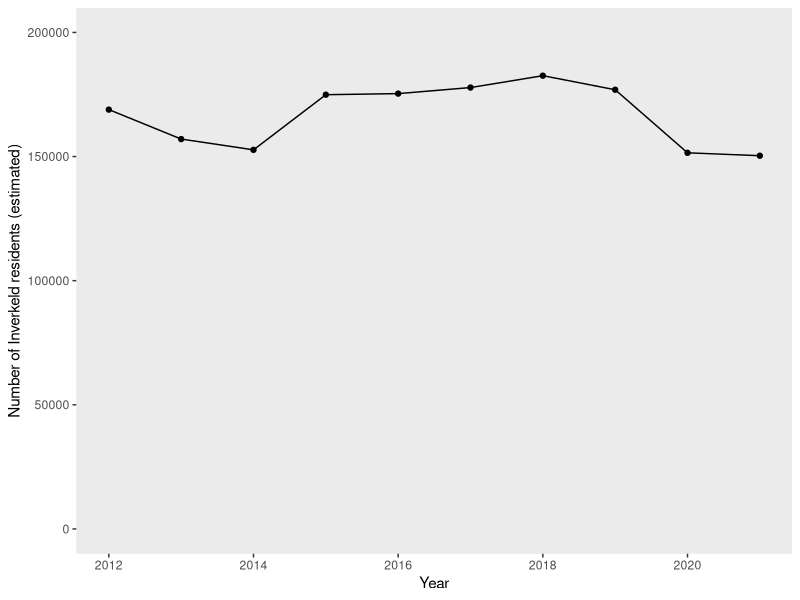
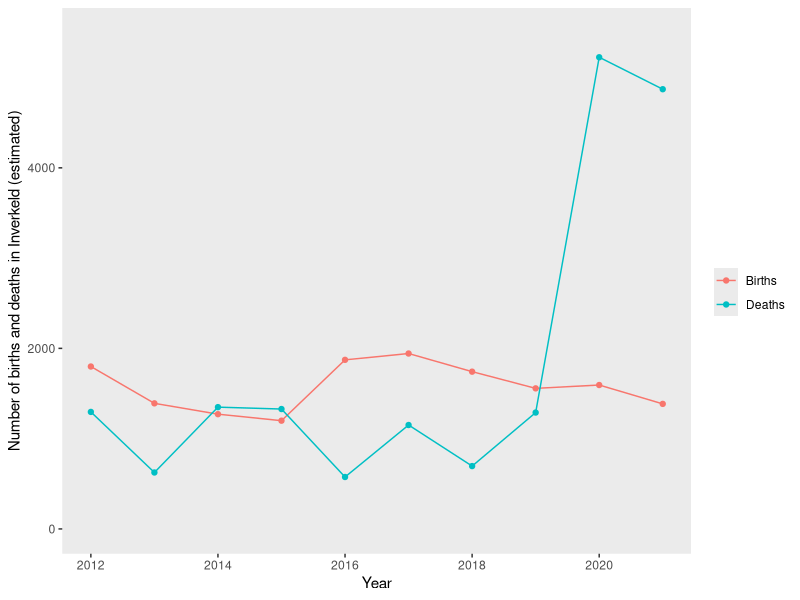
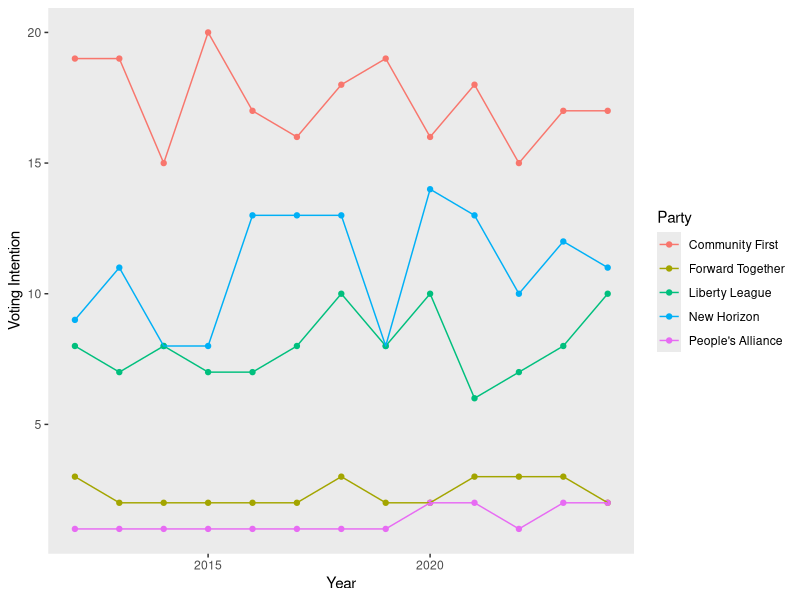
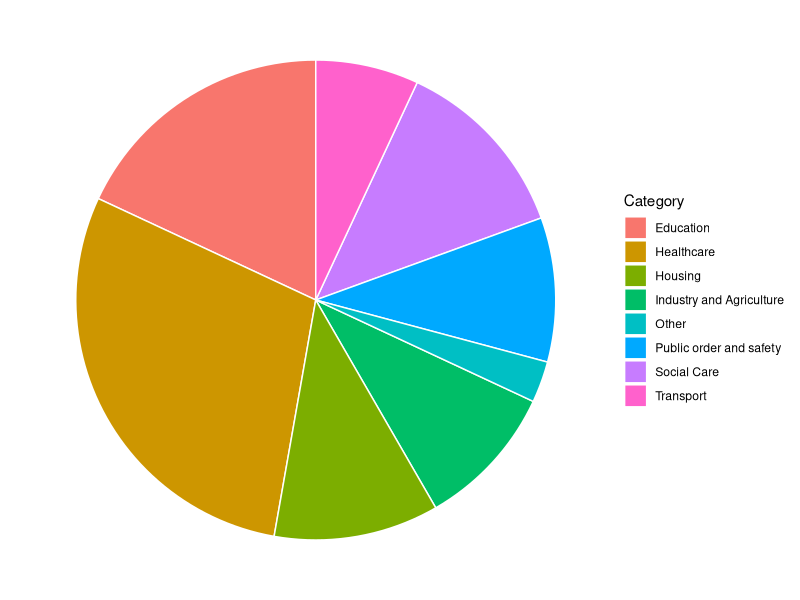
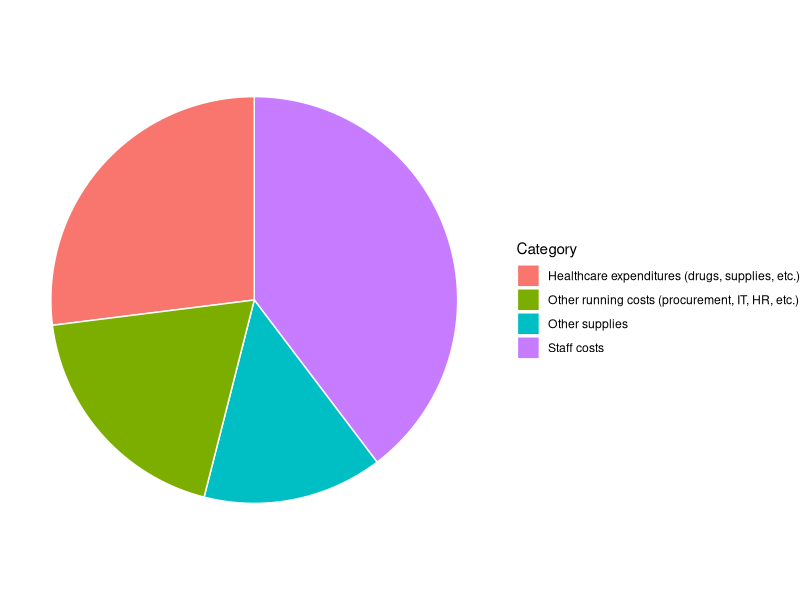

Write R code to recreate these figures, in order.
## ---- chunk 1

library(ggplot2)
library(knitr)
## ---- chunk 2

Pop <- c(sample(150000:170000, size=3, replace=TRUE), sample(170000:180000, size=3, replace=TRUE), sample(190000:170000, size=2, replace=TRUE), sample(150000:170000, size=2, replace=TRUE))
PopYears <- c(2012:2021)
population <- data.frame(Pop, PopYears)
ggplot(data = population, aes(x=PopYears, y=Pop)) + 
  geom_point() +
  geom_line() +
  labs(y = "Number of Inverkeld residents (estimated)", x = "Year") +
  scale_y_continuous(limits=c(0, 200000)) + 
  theme(panel.grid.major = element_blank(), panel.grid.minor = element_blank())


Demog <- c((rep("Births", 10)), (rep("Deaths", 10)))
Num <- c(sample(1000:2000, size=10, replace=TRUE), sample(500:1500, size=8, replace=TRUE), sample(3000:5500, size=2, replace=TRUE))
DemogYears <- c(rep(2012:2021, 2))
birthdeath <- data.frame(Demog, Num, DemogYears)
ggplot(data = birthdeath, aes(x=DemogYears, y=Num, group=Demog, colour=Demog)) + 
  geom_point() +
  geom_line() +
  labs(y = "Number of births and deaths in Inverkeld (estimated)", x = "Year", colour = "Demographics") +
  scale_y_continuous(limits=c(0, 5500)) + 
  theme(panel.grid.major = element_blank(), panel.grid.minor = element_blank()) + 
  scale_color_discrete(name="")
## ---- chunk 3

# Generate random party names
party_names <- sample(c("Progressive Future", "United Workers", "Eco Harmony", 
                        "People's Alliance", "New Horizon", "Community First", 
                        "Renewal Movement", "Green Vision", "Forward Together", 
                        "Liberty League"), 5)

# Create a vector of party assignments
Party <- rep(party_names, each = 13)  # 13 years per party (2012–2024)

# Generate random polling data for each party
Polls <- c(sample(1:3, size=13, replace=TRUE), 
           sample(8:14, size=13, replace=TRUE), 
           sample(15:20, size=13, replace=TRUE), 
           sample(5:10, size=13, replace=TRUE), 
           sample(1:2, size=13, replace=TRUE))

# Generate years from 2012 to 2024 for each party
PolYears <- rep(2012:2024, times = 5)

# Create the data frame
politics <- data.frame(Party, Polls, PolYears)

# Plot the data
ggplot(data = politics, aes(x=PolYears, y=Polls, color=Party)) + 
  geom_point() +
  geom_line() +
  labs(y = "Voting Intention", x = "Year") + 
  theme(panel.grid.major = element_blank(), panel.grid.minor = element_blank())

# Calculate total councillors elected after 2020
Councillors <- sum(politics[politics$PolYears > 2020, "Polls"])

# Print the randomly selected party names
print(party_names)

## ---- chunk 4

pol2021 <- (politics[politics$PolYears>2020, 2])
Parties <- c("Revolutionary", "Social Capital", "Environment First", "Wind Power", "Social Redistribution")

Councillors <- data.frame(Parties, pol2021)

kable(x = Councillors, 
      format = "html", 
      col.names = c("Political Party", "Number of Seats"))

## ---- chunk 5

expenses <- data.frame(
  Category=c("Education", "Industry and Agriculture", "Social Care", "Transport", "Public order and safety", "Healthcare", "Housing", "Other"),
  value=c(13,7,9,5,7,21,8,2)
)

ggplot(expenses, aes(x="", y=value, fill=Category)) +
  geom_bar(stat="identity", width=1, color="white") +
  coord_polar("y", start=0) +
  theme_void() 
## ---- chunk 6

expenses <- data.frame(
  Category=c("Staff costs", "Healthcare expenditures (drugs, supplies, etc.)", "Other supplies", "Other running costs (procurement, IT, HR, etc.)"),
  value=c(25,17,9,12)
)

ggplot(expenses, aes(x="", y=value, fill=Category)) +
  geom_bar(stat="identity", width=1, color="white") +
  coord_polar("y", start=0) +
  theme_void() 
